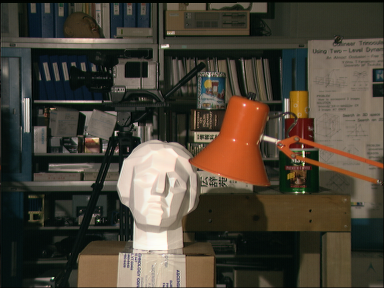
//> input picture Daten/OpenCV-10/Img10a01.png, 384 x 288 px
$ ./_solutionPrakt10   (built with g++ and OpenCV 4)
//> lines starting //> are read from the running program, lines starting //| are printed output that depends on the picture
#include <opencv2/opencv.hpp>
#include <iostream>
#include <opencv2/calib3d.hpp>
using namespace cv;

int main() {
	cv::Mat image1, image2, image3, image4, h1, h2, stereo, stereo8;
	image1 = cv::imread("../Daten/OpenCV-10/Img10a01.png");
//> image1 is the input picture: 288 rows x 384 cols, CV_8UC3; mean B, G, R 55.3, 67.6, 74.7
	if (!image1.data) {
		printf("Error: Couldn't open the image file.\n");
		return 1;
	}
	image2 = cv::imread("../Daten/OpenCV-10/Img10a02.png");
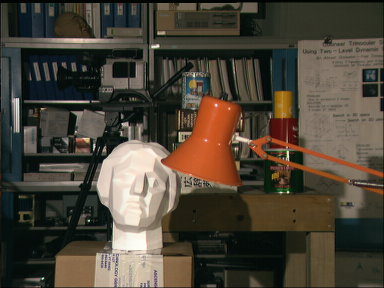
//> input picture Daten/OpenCV-10/Img10a02.png, 384 x 288 px
//> image2 is the input picture: 288 rows x 384 cols, CV_8UC3; mean B, G, R 55.6, 68.2, 75.9
	if (!image2.data) {
		printf("Error: Couldn't open the image file.\n");
		return 1;
	}

	cvtColor(image1, image1, COLOR_BGR2GRAY);
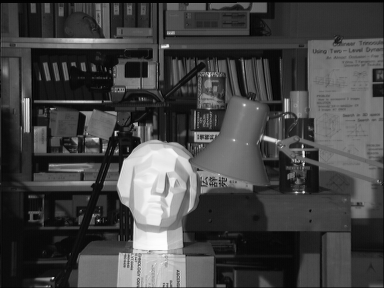
//> image1: 288 rows x 384 cols, CV_8UC1; min 0, max 253, mean 68.3
	cvtColor(image2, image2, COLOR_BGR2GRAY);
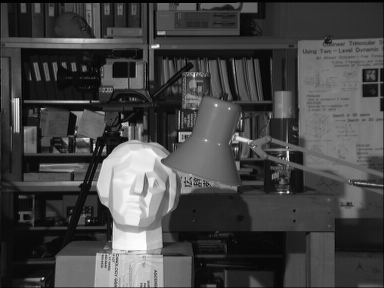
//> image2: 288 rows x 384 cols, CV_8UC1; min 0, max 253, mean 69.1

	cv::imshow("Image 1", image1);
	cv::imshow("Image 2", image2);


	Ptr<StereoBM> bm = StereoBM::create();
	bm->setPreFilterCap(31);
	bm->setBlockSize(31);
	bm->setMinDisparity(0);
	bm->setNumDisparities(16);
	bm->setTextureThreshold(10);
	bm->setUniquenessRatio(15);
	bm->setSpeckleWindowSize(100);
	bm->setSpeckleRange(32);
	bm->setDisp12MaxDiff(11);
	bm->compute(image1, image2, stereo);
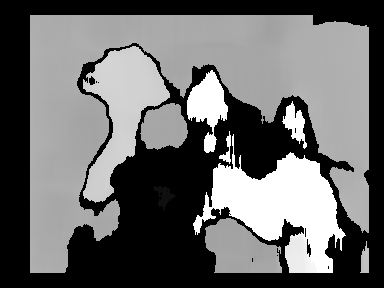
//> stereo: 288 rows x 384 cols, CV_16SC1; min -16, max 240, mean 91; drawn with min black and max white

	normalize(stereo, stereo, 0, 255, NORM_MINMAX);
	stereo.convertTo(stereo8, CV_8U);


	cv::imshow("Disp", stereo8);

	cv::waitKey(0);
	cv::destroyAllWindows;
	return 0;
}
